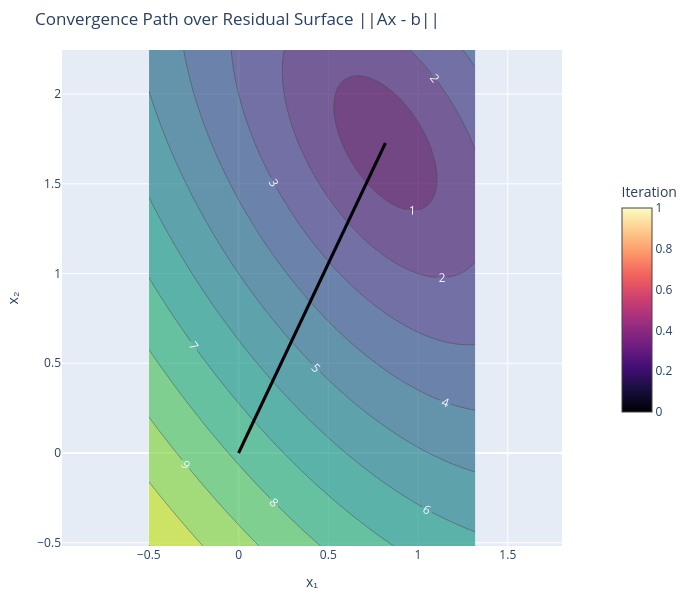

Write notebook code for a chart like this one.
### Markdown cell above
*(Note: In extreme-scale computations, round-off error can slowly destroy the strict conjugacy of the vectors. Many implementations include a `restart` parameter that periodically flushes the basis history to keep the algorithm stable.)*

## Generalized Minimal Residual Method (GMRES)

What if $\mathbf{A}$ is **not** symmetric? 

If $\mathbf{A}$ is non-symmetric, it cannot be a Hessian, and the beautiful quadratic bowl surface analogy falls apart. We can no longer enforce $\mathbf{A}$-conjugacy.

Instead, we use the **Generalized Minimal Residual (GMRES)** method. GMRES abandons the bowl analogy and directly minimizes the Euclidean norm of the residual $||\mathbf{A}\mathbf{x}-\mathbf{b}||$.

- Beginning with $\vec{x}^0$, construct a basis for $\vec{x}^{approx}-\vec{x}^0$ in $\vec{s}^k$.
- Enforce *orthogonality* with successive $\vec{s}^{k}$
- Since each $\vec{s}^k$ is linearly independent, the method will converge in at most $n$ iterations, but typically converges much sooner.
- A restart may still be necessary to control memory consumption for large systems.

The major difference is that the conjugacy of $\vec{s}^k$ is not possible since $A$ is not SPD. Rather, $\vec{s}^k$ are chosen to be orthogonal which is a more general, but less powerful condition. 

Because it must enforce standard orthogonality against *all* previous search directions, its memory footprint grows with every iteration. Therefore, GMRES almost always requires a `restart` parameter to prevent memory exhaustion on large systems!

### Code cell
from scipy.sparse.linalg import gmres

A = np.array([[4, 1], [1, 3]])
b = np.array([5, 6])
x0 = np.array([0., 0.])

tracker = exe.IterationTracker(x0)

# Execute the native SciPy solver
# Note: callback_type='x' ensures GMRES passes the solution vector instead of the residual
solution, info = gmres(A, b, x0=x0, callback=tracker, callback_type='x')

print("True solution:", np.linalg.solve(A, b))
print("GMRES solution:", solution)

# Visualize the path over the residual surface (since it is not a symmetric positive definite system)
fig = exe.visualize_convergence_2d(A, b, tracker.iterations, surface_type='residual')
fig.show()

### Figure 1 — Plotly figure (JSON) as saved in the notebook; plotly's stock layout.template omitted (floating-point values rounded to 4 significant figures; data arrays with more than 128 entries replaced by an {"elided": "..."} marker saying what was removed)
{"data": [{"colorscale": [[0, "#440154"], [0.1111, "#482878"], [0.2222, "#3e4989"], [0.3333, "#31688e"], [0.4444, "#26828e"], [0.5556, "#1f9e89"], [0.6667, "#35b779"], [0.7778, "#6ece58"], [0.8889, "#b5de2b"], [1, "#fde725"]], "contours": {"labelfont": {"color": "white", "size": 12}, "showlabels": true}, "opacity": 0.7, "showscale": false, "type": "contour", "x": [-0.5, -0.4816, -0.4633, -0.4449, -0.4265, -0.4082, -0.3898, -0.3714, -0.3531, -0.3347, -0.3163, -0.298, -0.2796, -0.2612, -0.2429, -0.2245, -0.2062, -0.1878, -0.1694, -0.1511, -0.1327, -0.1143, -0.09596, -0.07759, -0.05923, -0.04086, -0.0225, -0.004132, 0.01423, 0.0326, 0.05096, 0.06933, 0.0877, 0.1061, 0.1244, 0.1428, 0.1612, 0.1795, 0.1979, 0.2163, 0.2346, 0.253, 0.2713, 0.2897, 0.3081, 0.3264, 0.3448, 0.3632, 0.3815, 0.3999, 0.4183, 0.4366, 0.455, 0.4734, 0.4917, 0.5101, 0.5285, 0.5468, 0.5652, 0.5836, 0.6019, 0.6203, 0.6387, 0.657, 0.6754, 0.6938, 0.7121, 0.7305, 0.7489, 0.7672, 0.7856, 0.8039, 0.8223, 0.8407, 0.859, 0.8774, 0.8958, 0.9141, 0.9325, 0.9509, 0.9692, 0.9876, 1.006, 1.024, 1.043, 1.061, 1.079, 1.098, 1.116, 1.135, 1.153, 1.171, 1.19, 1.208, 1.226, 1.245, 1.263, 1.281, 1.3, 1.318], "y": [-0.5182, -0.4903, -0.4624, -0.4344, -0.4065, -0.3786, -0.3507, -0.3228, -0.2949, -0.2669, -0.239, -0.2111, -0.1832, -0.1553, -0.1274, -0.09945, -0.07153, -0.04362, -0.0157, 0.01221, 0.04013, 0.06804, 0.09596, 0.1239, 0.1518, 0.1797, 0.2076, 0.2355, 0.2635, 0.2914, 0.3193, 0.3472, 0.3751, 0.403, 0.4309, 0.4589, 0.4868, 0.5147, 0.5426, 0.5705, 0.5984, 0.6264, 0.6543, 0.6822, 0.7101, 0.738, 0.7659, 0.7938, 0.8218, 0.8497, 0.8776, 0.9055, 0.9334, 0.9613, 0.9893, 1.017, 1.045, 1.073, 1.101, 1.129, 1.157, 1.185, 1.213, 1.24, 1.268, 1.296, 1.324, 1.352, 1.38, 1.408, 1.436, 1.464, 1.492, 1.52, 1.548, 1.575, 1.603, 1.631, 1.659, 1.687, 1.715, 1.743, 1.771, 1.799, 1.827, 1.855, 1.883, 1.91, 1.938, 1.966, 1.994, 2.022, 2.05, 2.078, 2.106, 2.134, 2.162, 2.19, 2.218, 2.245], "z": {"elided": "100x100 float values"}}, {"line": {"color": "rgb(0, 0, 4)", "width": 3}, "mode": "lines", "showlegend": false, "type": "scatter", "x": [0.0, 0.8182], "y": [0.0, 1.727]}, {"marker": {"color": [0, 1], "colorbar": {"len": 0.5, "title": {"text": "Iteration"}, "x": 1.1, "y": 0.5}, "colorscale": [[0, "#000004"], [0.1111, "#180f3d"], [0.2222, "#440f76"], [0.3333, "#721f81"], [0.4444, "#9e2f7f"], [0.5556, "#cd4071"], [0.6667, "#f1605d"], [0.7778, "#fd9668"], [0.8889, "#feca8d"], [1, "#fcfdbf"]], "showscale": true, "size": 0}, "mode": "markers", "showlegend": false, "type": "scatter", "x": [null], "y": [null]}], "layout": {"height": 600, "margin": {"b": 20, "l": 20, "r": 20, "t": 50}, "title": {"text": "Convergence Path over Residual Surface ||Ax - b||"}, "width": 700, "xaxis": {"title": {"text": "x₁"}}, "yaxis": {"scaleanchor": "x", "scaleratio": 1, "title": {"text": "x₂"}}}}
